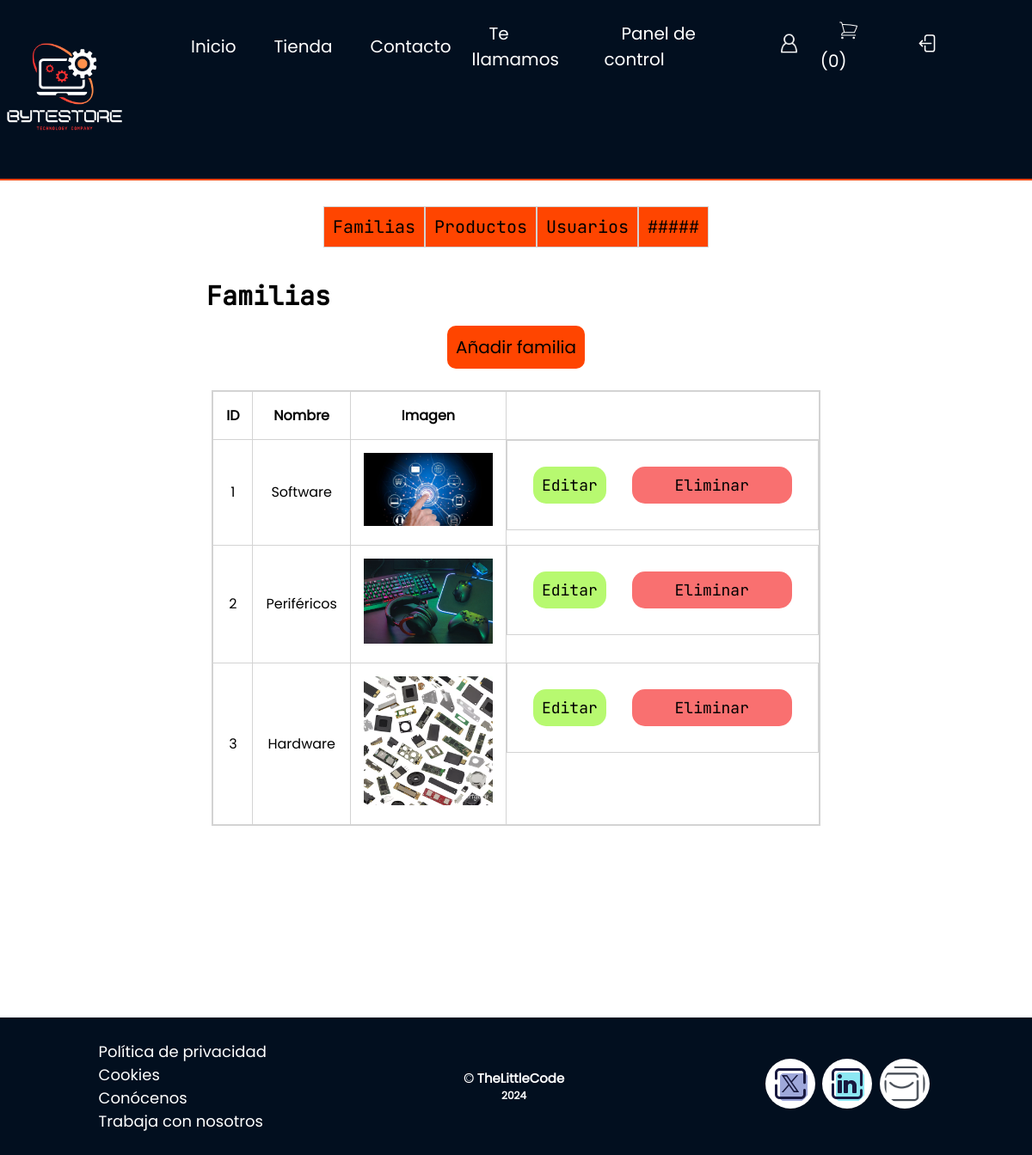
Screenshot of /panel_control/familias/index.php (signed in) with the database file from the repository.
### tables this page shows
CREATE TABLE `familias` (
  `id` int(11) NOT NULL COMMENT 'Primary Key',
  `name` varchar(255) DEFAULT NULL,
  `Imagen` varchar(255) DEFAULT NULL COMMENT 'Imagen'
);

### panel_control/familias/index.php (the view, shortened to what this page needs)
<?php
include ('../../templates/header.php');
include ('../../bd.php');
?>
<?php
$sentencia = $conexion->prepare("SELECT * FROM familias");
$sentencia->execute();
$lista_familias = $sentencia->fetchAll(PDO::FETCH_ASSOC);
?>
<div class="second-menu">
    <div class="second-nav">
        <ul class="second-menu">
            <li><a href="index.php" class="btn-secondMenu">Familias</a></li>
            <li><a href="../productos/index.php" class="btn-secondMenu">Productos</a></li>
            <li><a href="../usuarios//index.php" class="btn-secondMenu">Usuarios</a></li>
            <li><a href="#" class="btn-secondMenu">#####</a></li>
        </ul>
    </div>
</div>
<h4>Familias</h4>
<section class="main-Tablas">
    <div class="card-table">
        <div class="card-header">
            <a href="crear.php" class="btn-primary">
                Añadir familia
            </a>
        </div>
        <div class="card-body">
            <div class="main-table">
                <table class="table">
                    <thead>
                        <tr>
                            <th>ID</th>
                            <th>Nombre</th>
                            <th>Imagen</th>
                            <th></th>
                        </tr>
                    </thead>
                    <tbody>
                        <?php
                        foreach ($lista_familias as $registro) {
                            ?>
                            <tr >
                                <td> <?php echo $registro['id']; ?> </td>
                                <td> <?php echo $registro['name']; ?> </td>
                                <td>
                                    <img width="150px" src="/assets/img/<?php echo $registro['Imagen']; ?>" alt="">
                                </td>
                                <td class="tdAcciones">
                                    <a class="btn-info" href="editar.php?txtID=<?php echo $registro['id']; ?>">Editar</a>
                                    <a class="btn-danger" href="index.php?txtID=<?php echo $registro['id']; ?>">Eliminar</a>
                                </td>
                            </tr>
                        <?php } ?>
                    </tbody>
                </table>
            </div>
        </div>
</section>
<?php
include ('../../templates/footer.php');
?>

### assets/css/index.css (style rules this page uses)
* { margin: 0px; padding: 0px; font-family: 'Poppins'; }

### assets/css/tienda.css (style rules this page uses)
* { margin: 0px; padding: 0px; }

### assets/css/indexTablas.css (style rules this page uses)
h4 { font-family: 'JetBrains'; font-size: 30px; margin-top: 3%; margin-left: 20%; }
.main-Tablas { position: relative; min-height: 100vh; z-index: 2; text-align: center; margin: 0 auto; }
.second-menu { display: flex; align-items: center; justify-content: center; margin-top: 15px; }
.second-menu li { list-style: none; }
.btn-secondMenu { display: block; padding: 10px; color: black; background-color: orangered; font-family: 'JetBrains'; font-size: 20px; text-decoration: none; list-style: none; border: 1px solid lightgray; }
.btn-primary { max-width: 175px; display: block; border-radius: 10px; padding: 10px; color: black; font-size: 20px; background-color: orangered; text-align: center; text-decoration: none; margin-bottom: 10px; }
.table { border: 2px solid lightgray; border-collapse: collapse; max-width: 90%; margin: 0 auto; }
.table th, .table td { border: 1px solid lightgray; padding: 15px; }
.card-table { display: flex; flex-direction: column; align-items: center; }
.card-header { text-align: center; padding: 15px; }
.tdAcciones { display: flex; }
.btn-info { margin: 15px; padding: 10px; color: black; font-family: 'JetBrains'; font-size: 18px; background-color: rgb(183, 249, 112); border: none; border-radius: 15px; cursor: pointer; text-decoration: none; }
.btn-danger { width: 100px; padding: 10px; color: black; font-family: 'JetBrains'; font-size: 18px; background-color: rgb(255, 179, 0); border: none; border-radius: 15px; cursor: pointer; text-decoration: none; }

### assets/css/crearTablas.css (style rules this page uses)
.btn-danger { min-width: 166px; margin: 15px; padding: 10px; color: black; font-family: 'JetBrains'; font-size: 18px; background-color: rgb(249, 112, 112); border: none; border-radius: 15px; cursor: pointer; text-decoration: none; }

### rows the page displays
familias: id "1", name "Software", Imagen (picture)
familias: id "2", name "Periféricos", Imagen (picture)
familias: id "3", name "Hardware", Imagen (picture)
